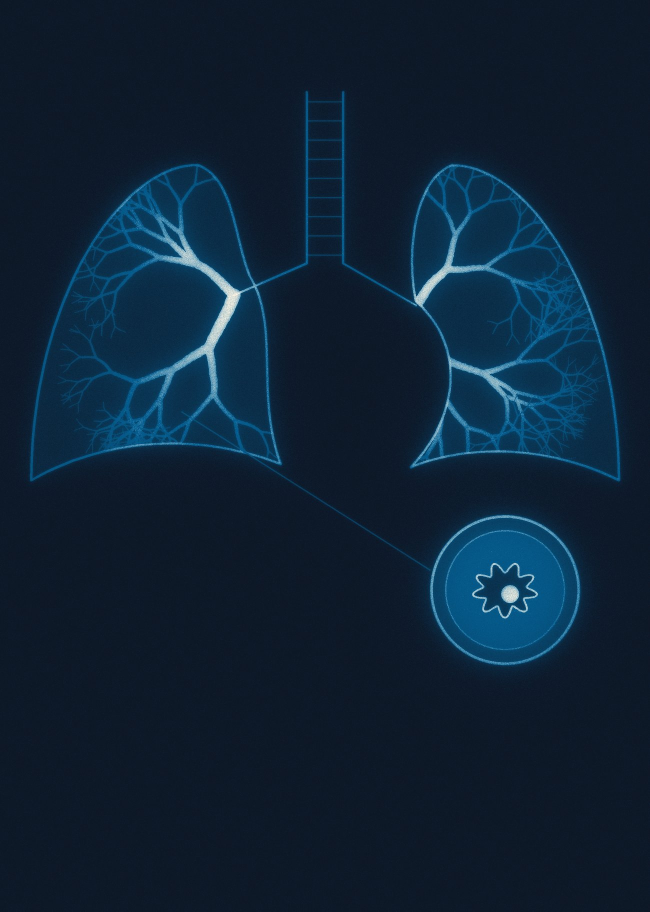
#> input picture medicine2-3rd-edition/assets/dividers/airway.jpg, 1300 x 1823 px (shown at 1/2 size)
$ python -i divider.py   (imports and definitions only)
#> lines starting #> are read from the running program, lines starting #| are printed output that depends on the picture
#> further down, picture is the input picture: PIL image 1300x1823 RGB; mean R, G, B 13.6, 34.1, 53.3
"""Section-divider artwork: a real photograph / scan, colour-graded as a duotone in the
chapter colour on the book's ink background (style of Surgery Bank 1, Part 05)."""
import numpy as np
from PIL import Image, ImageFilter, ImageOps

INK = (14, 23, 38)
W, H = 1300, 1823  # matches the divider rectangle (603.8 x 858.9 pt incl. bleed)


def _lerp(a, b, t):
    return a + (b - a) * t


# [13 lines left out: function gradient_map, not called in this run]


def prepare(img, crop=None, invert=False, gamma=1.0, autocontrast=1.0, blur=0, equalize=False):
#> called with invert = False, gamma = 1, autocontrast = 1, blur = 0, equalize = False
    g = img.convert('L')
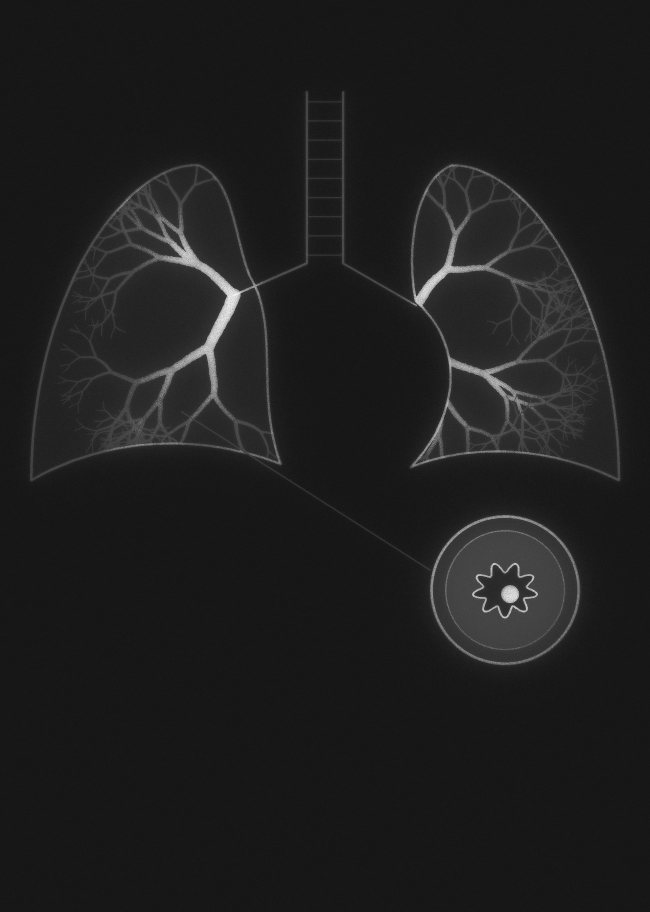
#> g: PIL image 1300x1823 L (shown at 1/2 size); min 17, max 254, mean 30.1
    if crop:
        w, h = g.size
        g = g.crop((int(crop[0] * w), int(crop[1] * h), int(crop[2] * w), int(crop[3] * h)))
    if invert:
        g = ImageOps.invert(g)
    if equalize:
        g = ImageOps.equalize(g)
    if autocontrast:
        g = ImageOps.autocontrast(g, cutoff=autocontrast)
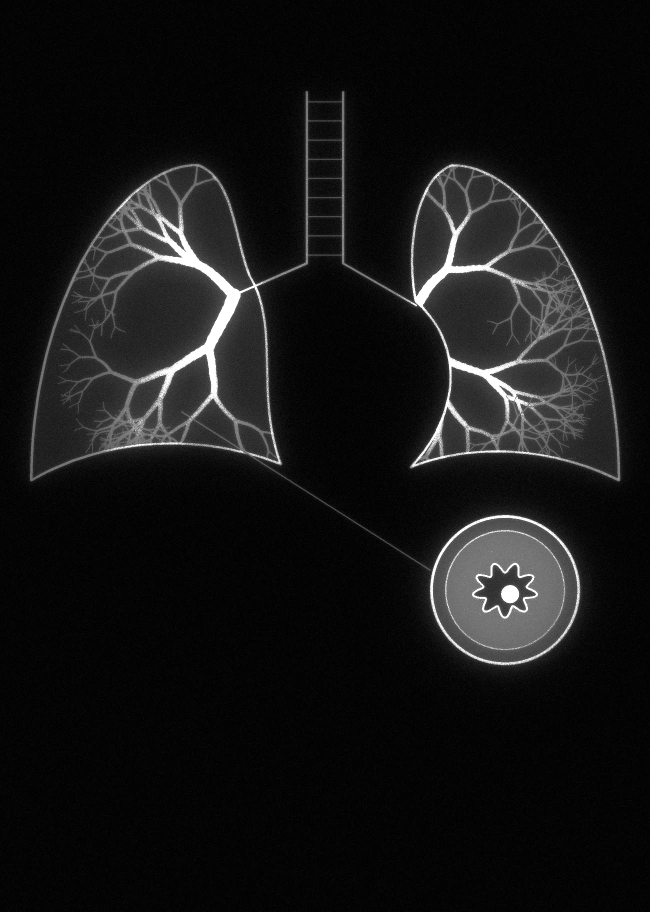
#> g: PIL image 1300x1823 L (shown at 1/2 size); min 0, max 255, mean 20.9
    if blur:
        g = g.filter(ImageFilter.GaussianBlur(blur))
    a = np.asarray(g, float) / 255.0
    if gamma != 1.0:
        a = a ** gamma
    return a


# [44 lines left out: function compose, not called in this run]

>>> from PIL import Image
>>> picture = Image.open('../medicine2-3rd-edition/assets/dividers/airway.jpg')
>>> result = prepare(picture)

$ run again, on medicine2-3rd-edition/assets/dividers/arr.jpg
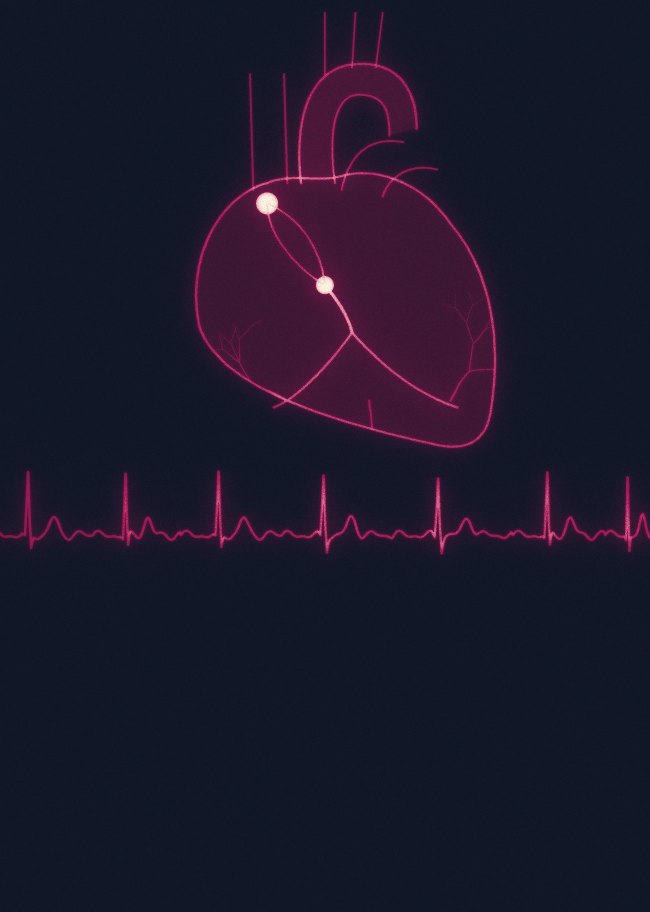
#> input picture medicine2-3rd-edition/assets/dividers/arr.jpg, 1300 x 1823 px (shown at 1/2 size)
#> picture is the input picture: PIL image 1300x1823 RGB; mean R, G, B 27.3, 23.4, 42.4
#> in prepare, `g = img.convert('L')`:
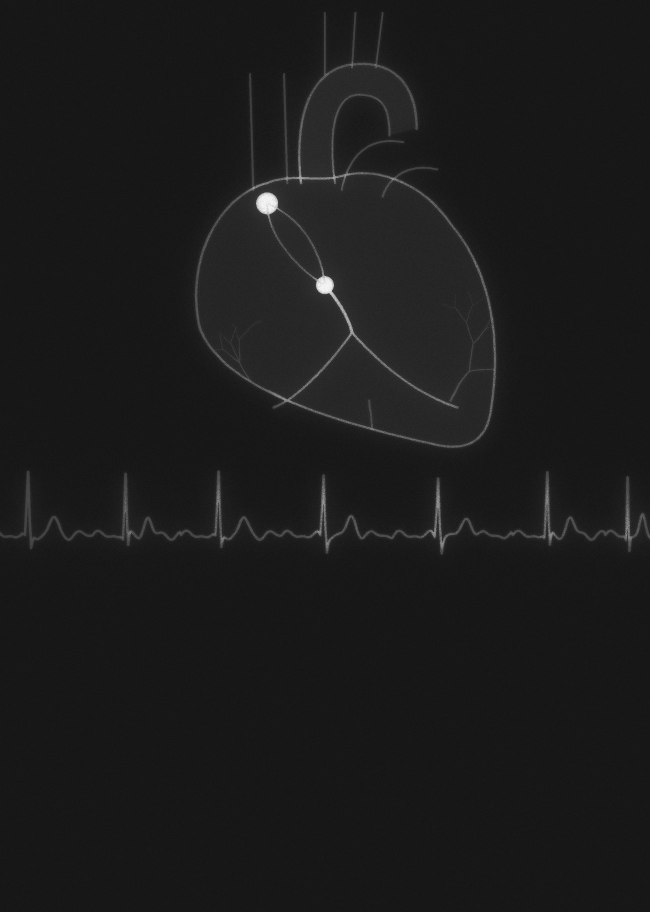
#> g: PIL image 1300x1823 L (shown at 1/2 size); min 11, max 253, mean 26.8
#> in prepare, `g = ImageOps.autocontrast(g, cutoff=autocontrast)`:
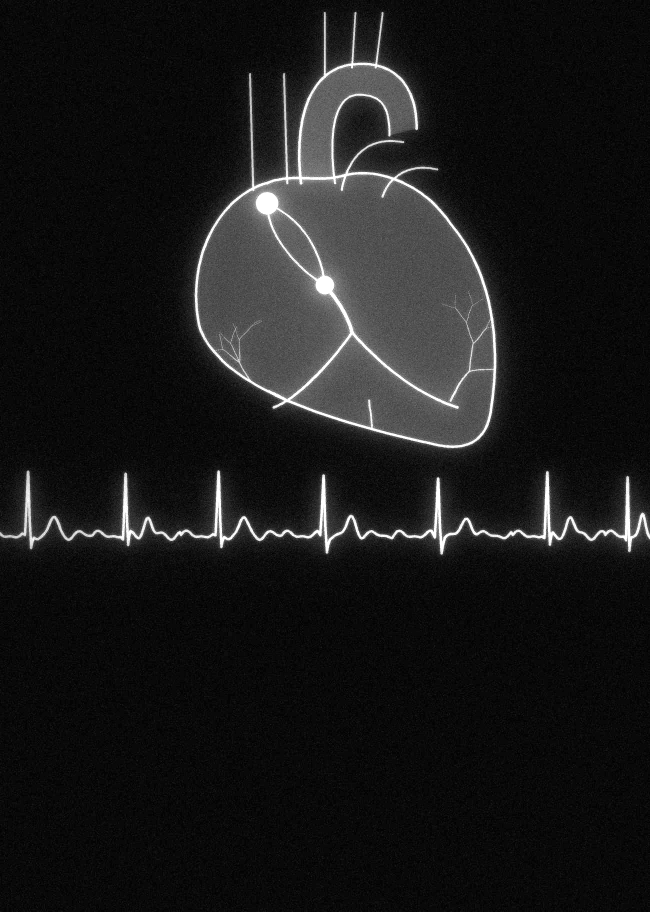
#> g: PIL image 1300x1823 L (shown at 1/2 size); min 0, max 255, mean 25.3

$ run again, on medicine2-3rd-edition/assets/dividers/cad.jpg
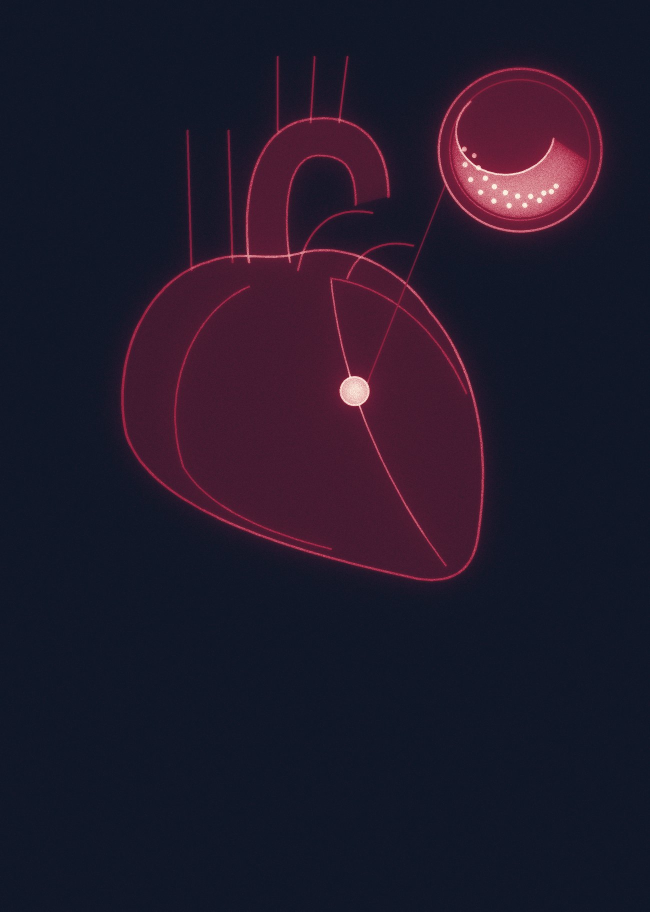
#> input picture medicine2-3rd-edition/assets/dividers/cad.jpg, 1300 x 1823 px (shown at 1/2 size)
#> picture is the input picture: PIL image 1300x1823 RGB; mean R, G, B 33.5, 25.3, 42.8
#> in prepare, `g = img.convert('L')`:
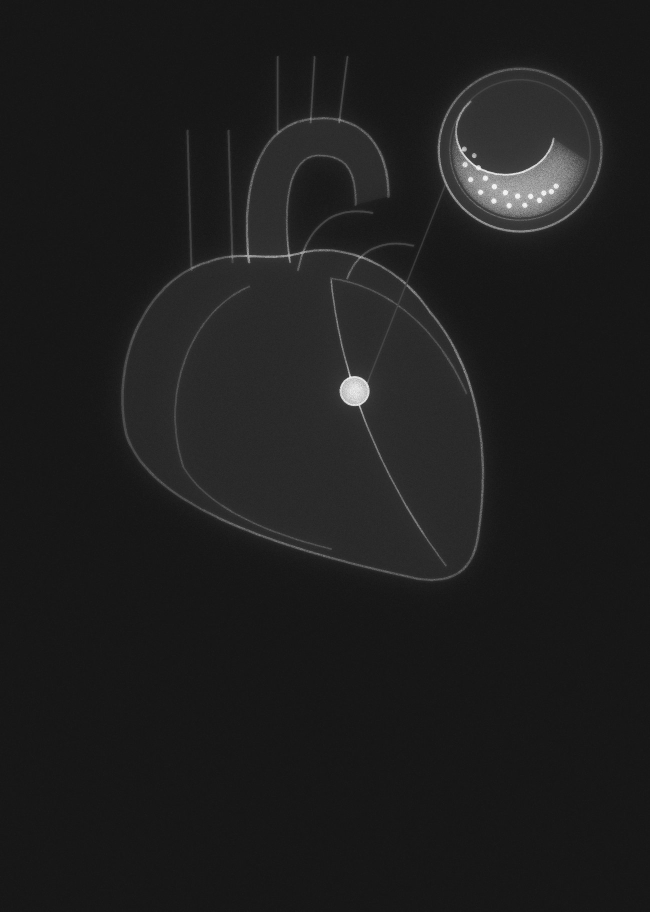
#> g: PIL image 1300x1823 L (shown at 1/2 size); min 16, max 253, mean 29.8
#> in prepare, `g = ImageOps.autocontrast(g, cutoff=autocontrast)`:
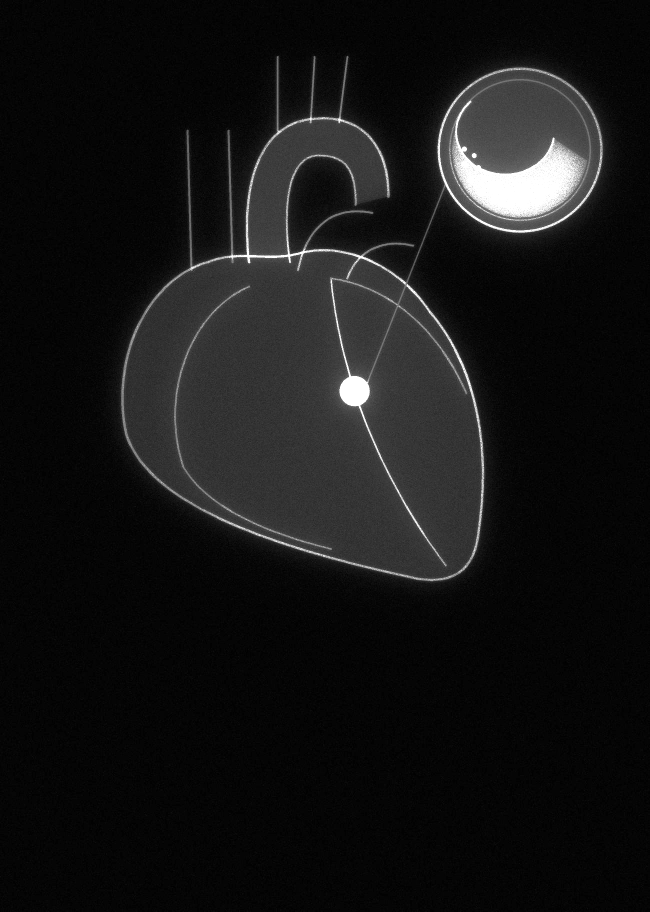
#> g: PIL image 1300x1823 L (shown at 1/2 size); min 0, max 255, mean 20.9
